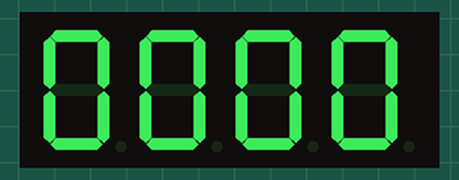
Bench run of a sketch on a simulated Arduino Uno, built with avr-gcc and run on an emulated ATmega328P. Parts: 4-digit seven-segment display. Wiring (inferred from the names in the program): 4-digit 7-segment display, segments lit when HIGH: segments pin 1, pin 2, pin 3, pin 4, pin 5, pin 6, pin 7, pin 8; digit selects pin 12, pin 11, pin 10, pin 9. The segment pins are drawn as the display they are named for.

Above: at 0.1 s.
At 4.1 s:
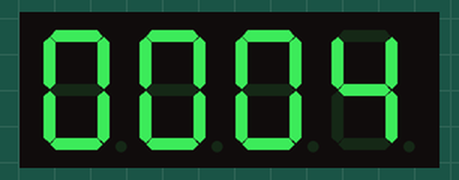
At 9.1 s:
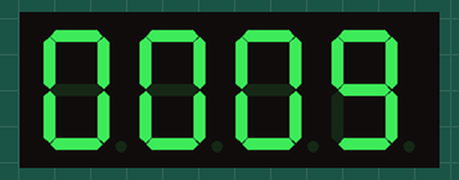
At 19.2 s:
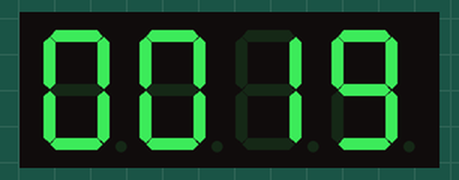
At 29.2 s:
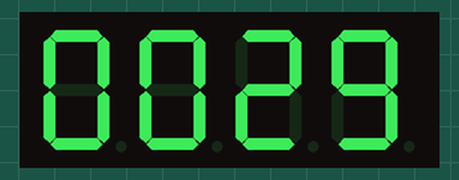
At 38.2 s:
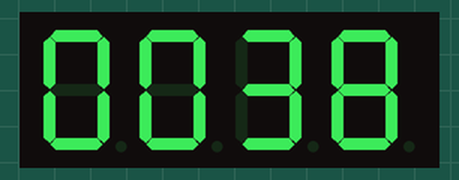

Measured:
- what the display in image 0 shows lasts 1.1 s, from 0.0 s to 1.1 s

The sketch:

lesson_17.ino
```cpp
int a = 1;
int b = 2;
int c = 3;
int d = 4;
int e = 5;
int f = 6;
int g = 7;
int dp = 8;

int d4 = 9;
int d3 = 10;
int d2 = 11;
int d1 = 12;

// set variable
long n = 1230;
int x = 100;
int del = 55;    // fine adjustment for clock

void setup()
{
  pinMode(d1, OUTPUT);
  pinMode(d2, OUTPUT);
  pinMode(d3, OUTPUT);
  pinMode(d4, OUTPUT);
  pinMode(a, OUTPUT);
  pinMode(b, OUTPUT);
  pinMode(c, OUTPUT);
  pinMode(d, OUTPUT);
  pinMode(e, OUTPUT);
  pinMode(f, OUTPUT);
  pinMode(g, OUTPUT);
  pinMode(dp, OUTPUT);
}
/////////////////////////////////////////////////////////////
void loop()
{
  int a=0;
  int b=0;
  int c=0;
  int d=0;
  unsigned long currentMillis = millis();

  while(d>=0)
  {
    while(millis()-currentMillis<1000)
     {
      Display(1,a);
      Display(2,b);
      Display(3,c);
      Display(4,d);
     }
    currentMillis = millis();
    d++;
  if (d>9)
  {
   c++;
   d=0;
  }
    if (c>9)
  {
   b++;
   c=0;
  }
    if (b>9)
  {
   a++;
   b=0;
  }
    if (a>9)
  {
   a=0;
   b=0;
   c=0;
   d=0;
  }
  }
}
///////////////////////////////////////////////////////////////
void WeiXuan(unsigned char n)//
{
  switch (n)
  {
    case 1:
      digitalWrite(d1, LOW);
      digitalWrite(d2, HIGH);
      digitalWrite(d3, HIGH);
      digitalWrite(d4, HIGH);
      break;
    case 2:
      digitalWrite(d1, HIGH);
      digitalWrite(d2, LOW);
      digitalWrite(d3, HIGH);
      digitalWrite(d4, HIGH);
      break;
    case 3:
      digitalWrite(d1, HIGH);
      digitalWrite(d2, HIGH);
      digitalWrite(d3, LOW);
      digitalWrite(d4, HIGH);
      break;
    case 4:
      digitalWrite(d1, HIGH);
      digitalWrite(d2, HIGH);
      digitalWrite(d3, HIGH);
      digitalWrite(d4, LOW);
      break;
    default :
      digitalWrite(d1, HIGH);
      digitalWrite(d2, HIGH);
      digitalWrite(d3, HIGH);
      digitalWrite(d4, HIGH);
      break;
  }
}
void Num_0()
{
  digitalWrite(a, HIGH);
  digitalWrite(b, HIGH);
  digitalWrite(c, HIGH);
  digitalWrite(d, HIGH);
  digitalWrite(e, HIGH);
  digitalWrite(f, HIGH);
  digitalWrite(g, LOW);
  digitalWrite(dp, LOW);
}
void Num_1()
{
  digitalWrite(a, LOW);
  digitalWrite(b, HIGH);
  digitalWrite(c, HIGH);
  digitalWrite(d, LOW);
  digitalWrite(e, LOW);
  digitalWrite(f, LOW);
  digitalWrite(g, LOW);
  digitalWrite(dp, LOW);
}
void Num_2()
{
  digitalWrite(a, HIGH);
  digitalWrite(b, HIGH);
  digitalWrite(c, LOW);
  digitalWrite(d, HIGH);
  digitalWrite(e, HIGH);
  digitalWrite(f, LOW);
  digitalWrite(g, HIGH);
  digitalWrite(dp, LOW);
}
void Num_3()
{
  digitalWrite(a, HIGH);
  digitalWrite(b, HIGH);
  digitalWrite(c, HIGH);
  digitalWrite(d, HIGH);
  digitalWrite(e, LOW);
  digitalWrite(f, LOW);
  digitalWrite(g, HIGH);
  digitalWrite(dp, LOW);
}
void Num_4()
{
  digitalWrite(a, LOW);
  digitalWrite(b, HIGH);
  digitalWrite(c, HIGH);
  digitalWrite(d, LOW);
  digitalWrite(e, LOW);
  digitalWrite(f, HIGH);
  digitalWrite(g, HIGH);
  digitalWrite(dp, LOW);
}
void Num_5()
{
  digitalWrite(a, HIGH);
  digitalWrite(b, LOW);
  digitalWrite(c, HIGH);
  digitalWrite(d, HIGH);
  digitalWrite(e, LOW);
  digitalWrite(f, HIGH);
  digitalWrite(g, HIGH);
  digitalWrite(dp, LOW);
}
void Num_6()
{
  digitalWrite(a, HIGH);
  digitalWrite(b, LOW);
  digitalWrite(c, HIGH);
  digitalWrite(d, HIGH);
  digitalWrite(e, HIGH);
  digitalWrite(f, HIGH);
  digitalWrite(g, HIGH);
  digitalWrite(dp, LOW);
}
void Num_7()
{
  digitalWrite(a, HIGH);
  digitalWrite(b, HIGH);
  digitalWrite(c, HIGH);
  digitalWrite(d, LOW);
  digitalWrite(e, LOW);
  digitalWrite(f, LOW);
  digitalWrite(g, LOW);
  digitalWrite(dp, LOW);
}
void Num_8()
{
  digitalWrite(a, HIGH);
  digitalWrite(b, HIGH);
  digitalWrite(c, HIGH);
  digitalWrite(d, HIGH);
  digitalWrite(e, HIGH);
  digitalWrite(f, HIGH);
  digitalWrite(g, HIGH);
  digitalWrite(dp, LOW);
}
void Num_9()
{
  digitalWrite(a, HIGH);
  digitalWrite(b, HIGH);
  digitalWrite(c, HIGH);
  digitalWrite(d, HIGH);
  digitalWrite(e, LOW);
  digitalWrite(f, HIGH);
  digitalWrite(g, HIGH);
  digitalWrite(dp, LOW);
}
void Clear()    // clear the screen
{
  digitalWrite(a, LOW);
  digitalWrite(b, LOW);
  digitalWrite(c, LOW);
  digitalWrite(d, LOW);
  digitalWrite(e, LOW);
  digitalWrite(f, LOW);
  digitalWrite(g, LOW);
  digitalWrite(dp, LOW);
}
void pickNumber(unsigned char n)// select number
{
  switch (n)
  {
    case 0: Num_0();

      break;
    case 1: Num_1();
      break;
    case 2: Num_2();
      break;
    case 3: Num_3();
      break;
    case 4: Num_4();
      break;
    case 5: Num_5();
      break;
    case 6: Num_6();
      break;
    case 7: Num_7();
      break;
    case 8: Num_8();
      break;
    case 9: Num_9();
      break;
    default: Clear();
      break;
  }
}
void Display(unsigned char x, unsigned char Number)//    take x as coordinate and display number
{
  WeiXuan(x);
  pickNumber(Number);
  delay(1);
  Clear() ; // clear the screen
}
```
